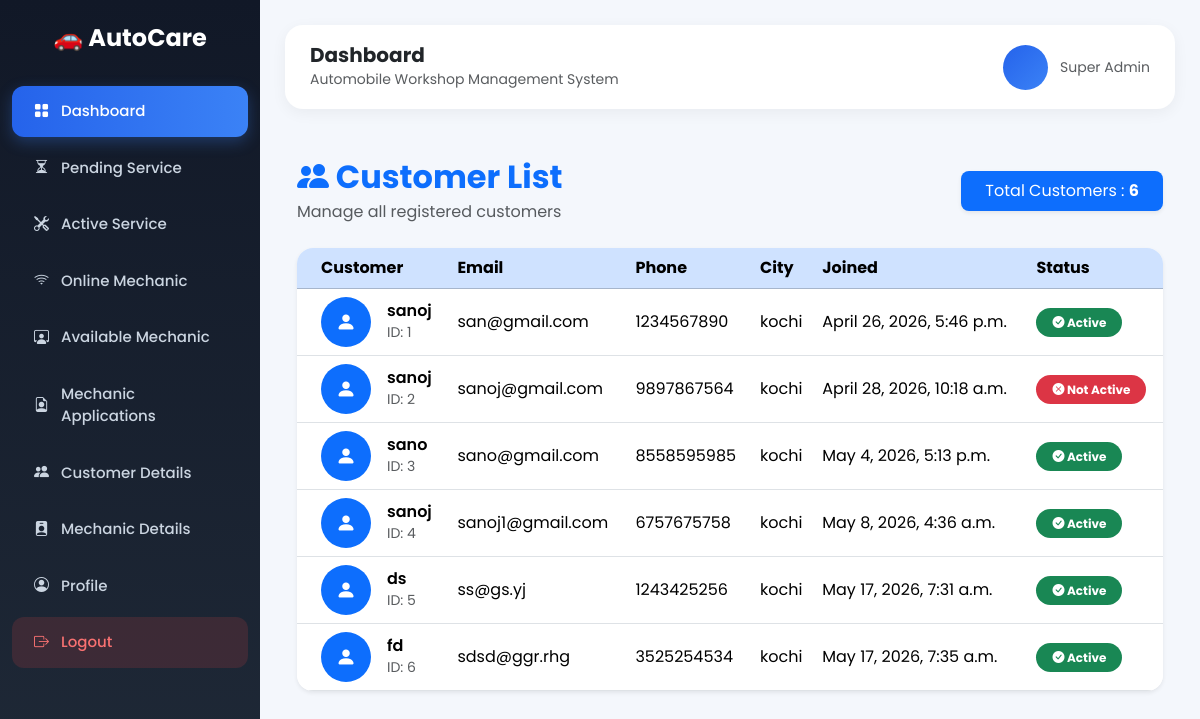
The app's page /superuser/customers-list/ (signed in) with its own data.
### customer/models.py (models this page shows, shortened)
class Customer(models.Model):
    user = models.OneToOneField(User, on_delete=models.CASCADE)
    name = models.CharField(max_length=255)
    number = models.CharField(max_length=15)
    address = models.TextField()
    profile_pic = models.ImageField(upload_to='profile_pic/',null=True, blank=True)
    city = models.ForeignKey(City, on_delete=models.CASCADE)

class City(models.Model):
    name = models.CharField(max_length=255)

### superuser/views.py (the view)
# urls.py: path('customers-list/', views.all_customer_detail, name='all_customer_detail'),
def all_customer_detail(request):
    superuser = check_superuser_access(request)
    if superuser is None:
        return redirect('login_superuser')
    customers = Customer.objects.select_related('user','city')
    return render(request, 'all_customer_details.html',{
        'customers':customers
    })

### superuser/views.py (called while the page is built)
def check_superuser_access(request):
    super_user_id = request.session.get('super_user_id')
    if not super_user_id:
        return None
    try:
        superuser = Superadmin.objects.get(id=super_user_id)
        return superuser
    except Superadmin.DoesNotExist:
        return None

### superuser/templates/all_customer_details.html (shortened to what this page needs)
{% extends 'base_admin.html' %}
{% load static %}
{% block content %}
<div class="container py-4">
    <div class="d-flex justify-content-between align-items-center mb-4">
        <div>
            <h2 class="fw-bold text-primary mb-1">
                <i class="bi bi-people-fill"></i>
                Customer List
            </h2>
            <p class="text-muted mb-0">
                Manage all registered customers
            </p>
        </div>
        <div class="bg-primary text-white px-4 py-2 rounded-3 shadow-sm">
            Total Customers : <strong>{{ customers|length }}</strong>
        </div>
    </div>
    <div class="card border-0 shadow-sm rounded-4 overflow-hidden">
        <div class="card-body p-0">
            <div class="table-responsive">
                <table class="table table-hover align-middle mb-0">
                    <thead class="table-primary">
                        <tr>
                            <th class="ps-4">Customer</th>
                            <th>Email</th>
                            <th>Phone</th>
                            <th>City</th>
                            <th>Joined</th>
                            <th>Status</th>
                        </tr>
                    </thead>
                    <tbody>
                        {% for c in customers %}
                        <tr style="cursor:pointer;"
                            onclick="window.location.href='/superuser/customer/{{ c.id }}/'">
                            <td class="ps-4">
                                <div class="d-flex align-items-center">
                                    <div class="bg-primary text-white rounded-circle d-flex align-items-center justify-content-center me-3"
                                         style="width:50px;height:50px;font-size:20px;">
                                        <i class="bi bi-person-fill"></i>
                                    </div>
                                    <div>
                                        <h6 class="mb-0 fw-semibold">
                                            {{ c.name }}
                                        </h6>
                                        <small class="text-muted">
                                            ID: {{ c.id }}
                                        </small>
                                    </div>
                                </div>
                            </td>
                            <td>
                                {{ c.user.email|default:"-" }}
                            </td>
                            <td>
                                {{ c.number }}
                            </td>
                            <td>
                                {{ c.city.name|default:"-" }}
                            </td>
                            <td>
                                {{ c.user.date_joined }}
                            </td>
                            <td>
                                {% if c.user.is_active %}
                                    <span class="badge bg-success px-3 py-2 rounded-pill">
                                        <i class="bi bi-check-circle-fill"></i>
                                        Active
                                    </span>
                                {% else %}
                                    <span class="badge bg-danger px-3 py-2 rounded-pill">
                                        <i class="bi bi-x-circle-fill"></i>
                                        Not Active
                                    </span>
                                {% endif %}
                            </td>
                        </tr>
                        {% endfor %}
                    </tbody>
                </table>
            </div>
        </div>
    </div>
</div>
{% endblock %}

### superuser/templates/base_admin.html (style rules this page uses)
* { font-family: 'Poppins', sans-serif; }
body { background: #f4f7fc; overflow-x: hidden; }

### records on screen
Customer: name "sanoj", id "1", user.email "san@gmail.com", number "1234567890", city.name "kochi", user.date_joined "April 26, 2026, 5:46 p.m.", shows "Active"
Customer: name "sanoj", id "2", user.email "sanoj@gmail.com", number "9897867564", city.name "kochi", user.date_joined "April 28, 2026, 10:18 a.m.", shows "Not Active"
Customer: name "sano", id "3", user.email "sano@gmail.com", number "8558595985", city.name "kochi", user.date_joined "May 4, 2026, 5:13 p.m.", shows "Active"
Customer: name "sanoj", id "4", user.email "sanoj1@gmail.com", number "6757675758", city.name "kochi", user.date_joined "May 8, 2026, 4:36 a.m.", shows "Active"
Customer: name "ds", id "5", user.email "ss@gs.yj", number "1243425256", city.name "kochi", user.date_joined "May 17, 2026, 7:31 a.m.", shows "Active"
Customer: name "fd", id "6", user.email "sdsd@ggr.rhg", number "3525254534", city.name "kochi", user.date_joined "May 17, 2026, 7:35 a.m.", shows "Active"

### other values on screen
{{ customers|length }} "6"
